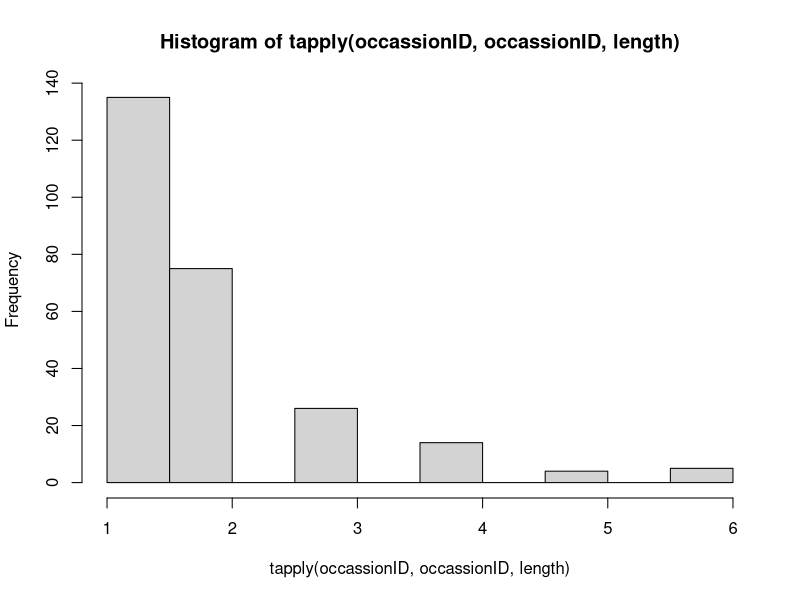

The R source for this figure:
setwd("F:/research stuff/FS_PostDoc/outside_consult/JuliaBeetle_Chap4") # Change to environment

## Load and clean data ##
Detection.data <- read.csv("BirdsAll72Plots.csv",header=T,stringsAsFactors=F)
Detection.data <- Detection.data[-which(Detection.data$point==88),]

  # Cleanup plot IDs 
Detection.data <- Detection.data[-which(Detection.data$plot=="11a"),]
Detection.data <- Detection.data[-which(Detection.data$plot=="11b"),]
Detection.data <- Detection.data[-which(Detection.data$plot=="4a"),]
Detection.data <- Detection.data[-which(Detection.data$plot=="4b"),]
Detection.data <- Detection.data[-which(Detection.data$plot=="5a"),]
Detection.data <- Detection.data[-which(Detection.data$plot=="5b"),]
Detection.data <- Detection.data[-which(Detection.data$plot==""),]
Detection.data <- Detection.data[-which(Detection.data$plot=="2a"),]
Detection.data$plot[which(Detection.data$plot=="11a 1")] <- "11a1"
Detection.data$plot[which(Detection.data$plot=="11a 7")] <- "11a7"
Detection.data$plot[which(Detection.data$plot=="11a 8")] <- "11a8"
Detection.data$plot[which(Detection.data$plot=="11a 9")] <- "11a9"
plot <- sort(unique(Detection.data$plot))

  # Keep only three-toed detections
Detection.data <- Detection.data[which(Detection.data$species=="attw"),]

  # Check distribution of distances #
sort(unique(Detection.data$distance),na.last=T)
#hist(Detection.data$distance,breaks=seq(0,200,by=25))
Detection.data <- Detection.data[which(Detection.data$distance<=75),] # Distance truncation

  # Check minute values
#sort(unique(Detection.data$minute),na.last=T)
#tapply(Detection.data$minute,Detection.data$minute,length)
#Detection.data <- # One detection with missing minute. Removed for now. Need to add back in if we just analyze raw counts.
#  Detection.data[-is.na(Detection.data$minute),] 

  # Check years
sort(unique(Detection.data$year))

  # Check visit numbers
sort(unique(Detection.data$survey_round))

  # Check level of clustering #
sort(unique(Detection.data$cluster_code),na.last=T) # None
sort(unique(Detection.data$cluster_size),na.last=T)
tapply(Detection.data$cluster_size,Detection.data$cluster_size,length)
for(i in which(Detection.data$cluster_size=="2")) # Replicates record for clusters of 2 individuals.
  Detection.data <- rbind(Detection.data,Detection.data[i,])

  # Find maximum number of individuals #
#occassionID <- paste(Detection.data$plot,"_",Detection.data$year,"_",Detection.data$survey_round,"_",
#                     Detection.data$minute,sep="")
#max.ind <- max(tapply(occassionID,occassionID,length)) # Maximum number of individuals per minute
occassionID <- paste(Detection.data$plot,"_",Detection.data$year,"_",Detection.data$survey_round,sep="")
max(tapply(occassionID,occassionID,length)) # Maximum number of individuals per visit
hist(tapply(occassionID,occassionID,length))

##---Compile detection data array (N-mixture model - 2 levels; can be collapsed for simpler models)---##

year <- sort(unique(Detection.data$year))
n.visits <- c(1,3,3,3) # 1 visit in 2013, then 3 visits in each other year
Y.arry <- Dist.arry <- array(0,c(length(plot),length(year),max(n.visits)))
for(j in 1:dim(Y.arry)[1]) for(t in 1:dim(Y.arry)[2]) for(v in 1:dim(Y.arry)[3]) {
  obs <- Detection.data[which(Detection.data$plot==plot[j]&Detection.data$year==year[t]&
                                Detection.data$survey_round==v),]
  if(nrow(obs)>0) Y.arry[j,t,v] <- nrow(obs)
  }
Y.arry[which(is.element(substr(plot,1,2),c("1a","2a","1b","2b"))),1,] <- NA # Sites 1 and 2 not surveyed in 2013.
Y.arry[,1,2:3] <- NA # Remove repeat visits from 2013

##---Compile plot-level covariate matrix---##
Plot.data <- read.csv("PlotLevel_Data.csv",header=T,stringsAsFactors=F)
sort(unique(Plot.data$plot),na.last=T)
Plot.data <- Plot.data[order(Plot.data$plot),] # Order plots to match detection data.

Plot.data$treat_cont[which(Plot.data$treat_cont=="t ")] <- "t"
unique(Plot.data$treat_cont)

Plot.data <- Plot.data[,c("plot","treat_cont")]

# Calculate plot-level values for tree data #
Tree.data <- read.csv("TreesAll72Plots.csv",header=T,stringsAsFactors=F)
Tree.data <- Tree.data[-which(Tree.data$site==""),]
sum(!is.element(Tree.data$plot,Plot.data$plot))
sum(!is.element(Plot.data$plot,Tree.data$plot))

Tree.data$core_outsideplot[which(Tree.data$core_outsideplot=="yes")] <- "y"
sort(unique(Tree.data$core_outsideplot))

  # Check tree species 
Tree.data$species[which(Tree.data$species=="aba")] <- "abla"
Tree.data$species[which(Tree.data$species=="abla ")] <- "abla"
Tree.data$species[which(Tree.data$species=="albla")] <- "abla"
Tree.data$species[which(Tree.data$species=="albla")] <- "abla"
Tree.data$species[which(Tree.data$species=="piea")] <- "pien"
Tree.data$species[which(Tree.data$species=="pien ")] <- "pien"
Tree.data$species[which(Tree.data$species=="ppien")] <- "pien"
Tree.data <- Tree.data[-which(Tree.data$species==""),] # Check with Julia
Tree.data <- Tree.data[-which(Tree.data$species=="na"),] # Check with Julia
sort(unique(Tree.data$species))

  # Check dbh columns
sort(unique(Tree.data$snag_dbh),na.last=T)
sort(unique(Tree.data$stump_dbh),na.last=T)
sort(unique(Tree.data$tree_dbh),na.last=T)

  # Check that there is only one dbh value per tree and look for missing DBH
sum(!is.na(Tree.data$snag_dbh))+sum(!is.na(Tree.data$stump_dbh))+sum(!is.na(Tree.data$tree_dbh)) # 9 trees missing DBH
sum((!is.na(Tree.data$snag_dbh))+(!is.na(Tree.data$stump_dbh))+(!is.na(Tree.data$tree_dbh))) # Should be same as prev row
  # Only one value per tree found. 9 missing values found.

  # Combine dbh columns and create indicator of tree type
Tree.data$type <- ""
Tree.data$type[which(!is.na(Tree.data$snag_dbh))] <- "snag"
Tree.data$type[which(!is.na(Tree.data$tree_dbh))] <- "tree"
Tree.data$type[which(!is.na(Tree.data$stump_dbh))] <- "stump"
Tree.data$type[which(Tree.data$type=="")] <- "tree"
Tree.data$dbh <- 0
for(i in 1:nrow(Tree.data)) Tree.data$dbh[i] <-
  sum(Tree.data$snag_dbh[i],Tree.data$tree_dbh[i],Tree.data$stump_dbh[i],na.rm=T)

  # Fix additional dbh errors
Tree.data$dbh[which(Tree.data$plot=="5b2"&Tree.data$dbh==3)] <- 13
Tree.data$dbh[which(Tree.data$plot=="5b4"&Tree.data$dbh==3)] <- 34
Tree.data$dbh[which(Tree.data$plot=="5b5"&Tree.data$dbh==1)] <- 11
Tree.data$dbh[which(Tree.data$plot=="5b9"&Tree.data$dbh==3)] <- 31
Tree.data$dbh[which(Tree.data$dbh==0)] <- NA
sort(unique(Tree.data$dbh),na.last=T)

  # Check status
Tree.data$status[which(Tree.data$status=="Br")] <- "br"
Tree.data$status[which(Tree.data$status=="g")] <- "gr"
Tree.data$status[which(Tree.data$status=="grr")] <- "gr"
Tree.data$status[which(Tree.data$status=="i")] <- "li"
Tree.data$status[which(Tree.data$status=="l")] <- "li"
Tree.data$status[which(Tree.data$status=="lo")] <- "li"
Tree.data$status[which(Tree.data$status=="te")] <- "tw"
Tree.data$status[which(Tree.data$status=="r")] <- "br"
Tree.data$status[which(Tree.data$status=="w")] <- "tw"
Tree.data <- # Remove this one tree because not found in raw data
  Tree.data[-which(Tree.data$plot=="1a5"&Tree.data$species=="abla"&Tree.data$tree_dbh==13),]
Tree.data$status[which(is.element(Tree.data$status,c("sn","de")))] <- "snag"
Tree.data$status[which(is.element(Tree.data$status,c("br","nd","tw")))] <- "mid Inf"
Tree.data$status[which(is.element(Tree.data$status,c("gr","ye")))] <- "early Inf"
Tree.data$status[which(Tree.data$status=="li")] <- "healthy"
sort(unique(Tree.data$status),na.last=T)
#u = stump

  # Fill in 3 missing dbh values
mn <- mean(Tree.data$dbh[which(Tree.data$plot=="5b5"&Tree.data$species=="pien")],na.rm=T)
Tree.data$dbh[which(Tree.data$plot=="5b5"&is.na(Tree.data$dbh))] <- mn

mn <- mean(Tree.data$dbh[which(Tree.data$plot=="11a2"&Tree.data$species=="pien")],na.rm=T)
Tree.data$dbh[which(Tree.data$plot=="11a2"&is.na(Tree.data$dbh))] <- mn

mn <- mean(Tree.data$dbh[which(Tree.data$plot=="4a6"&Tree.data$species=="abla")],na.rm=T)
Tree.data$dbh[which(Tree.data$plot=="4a6"&is.na(Tree.data$dbh))] <- mn

rm(mn)

  # Compile tree summary values into Plot-level table #
Plot.data$QMD <- Plot.data$snag <-
  Plot.data$EarlInf_2016 <- Plot.data$EarlInf_2015 <- Plot.data$EarlInf_2014 <- 
  Plot.data$MidInf_2016 <- Plot.data$MidInf_2015 <- Plot.data$MidInf_2014 <- 0
for(i in 1:nrow(Plot.data)) {
  obs2014 <- Tree.data[which(Tree.data$plot==Plot.data$plot[i]&Tree.data$year==2014&Tree.data$core_outsideplot!="y"),]
  obs2015 <- Tree.data[which(Tree.data$plot==Plot.data$plot[i]&Tree.data$year==2015&Tree.data$core_outsideplot!="y"),]
  obs2016 <- Tree.data[which(Tree.data$plot==Plot.data$plot[i]&Tree.data$year==2016&Tree.data$core_outsideplot!="y"),]
  Plot.data$QMD[i] <- mean(obs2014$dbh[obs2014$type!="stump"]^2,na.rm=T)
  Plot.data$snag[i] <- sum(obs2014$status=="snag"&obs2014$dbh>=23)
  Plot.data$EarlInf_2014[i] <- sum(obs2014$status=="early Inf")
  Plot.data$EarlInf_2015[i] <- sum(obs2015$status=="early Inf")
  Plot.data$EarlInf_2016[i] <- sum(obs2016$status=="early Inf")
  Plot.data$MidInf_2014[i] <- sum(obs2014$status=="mid Inf")
  Plot.data$MidInf_2015[i] <- sum(obs2015$status=="mid Inf")
  Plot.data$MidInf_2016[i] <- sum(obs2016$status=="mid Inf")
}

#cor(rbind(as.matrix(Plot.data[,c("QMD","snag","EarlInf_2014","MidInf_2014")]), # Inspect correlation plot if desired.
#          as.matrix(Plot.data[,c("QMD","snag","EarlInf_2015","MidInf_2015")]),make.row.names = F))

# Variance inflation factors #
vars <- c("QMD","EarlInf_2015","MidInf_2015","snag")
VIFs <- matrix(NA,nrow=length(vars),ncol=1,dimnames=list(vars,"VIF"))
for(i in 1:length(vars)) {
  m <- lm(as.formula(paste(vars[i],"~",paste(vars[-i],collapse="+",sep=""),sep="")),data=Plot.data)
  VIFs[i] <- 1/(1 - summary(m)$r.squared)
}
VIFs

# Cleanup
rm(i,j,m,t,v,vars,obs2014,obs2015,obs2016,obs,occassionID)

save.image("Data_compiled.RData")
